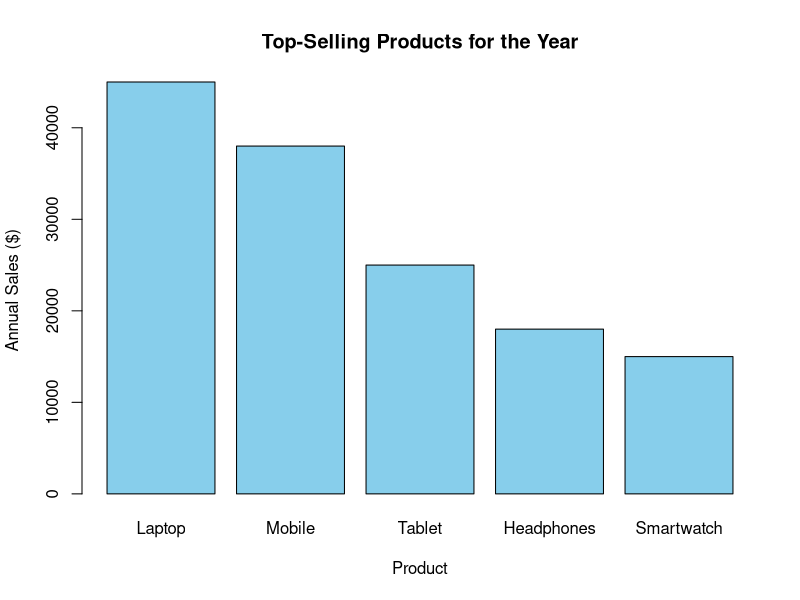

The R script that drew this image:
# Sample product sales data
product <- c(
  "Laptop",
  "Mobile",
  "Tablet",
  "Headphones",
  "Smartwatch"
)

product_sales <- c(
  45000,
  38000,
  25000,
  18000,
  15000
)

# Bar Chart
barplot(
  product_sales,
  names.arg = product,
  xlab = "Product",
  ylab = "Annual Sales ($)",
  main = "Top-Selling Products for the Year",
  col = "skyblue"
)
